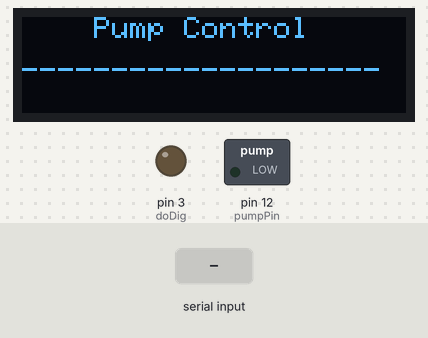
Bench run of a sketch on a simulated Arduino Uno, built with avr-gcc and run on an emulated ATmega328P. On the bench: 128×32 one-colour display, switched loads named in the sketch (green lamp = pin HIGH), output pins drawn as LEDs (lit = HIGH). The inputs (shaded band) are chosen by the test bench. What the sketch prints to the serial monitor is not drawn.

Above: at 2.1 s.
At 11.6 s:
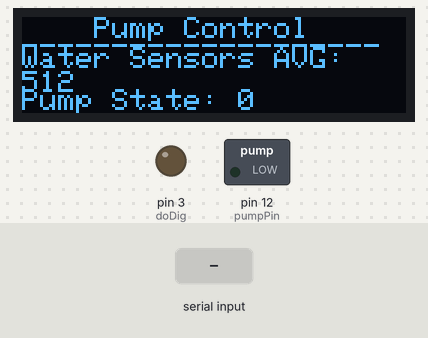
11.7 s: "D" received over the second serial link
At 12.5 s:
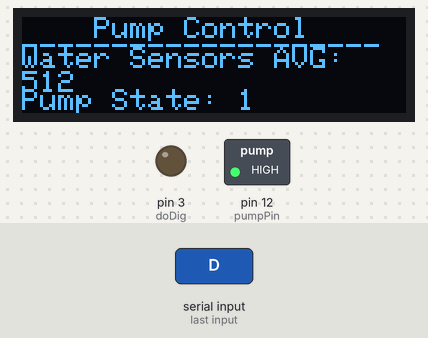
Timing chart, 0 to 20.2 s (numbered marks = the images above; inputs shaded):
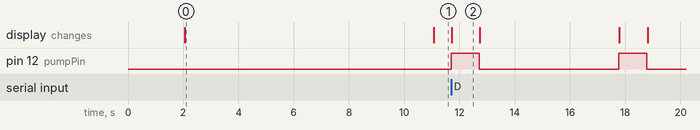

Measured:
- after the input at 11.7 s, pin 12 (pumpPin): alternates HIGH for 1.0 s and LOW for 5.0 s, starting at once; the display: changes at once (image 2)
- what the display in image 0 shows lasts 9.1 s, from 2.0 s to 11.1 s
- what the display in image 2 shows lasts 1.0 s, from 11.7 s to 12.7 s

The sketch:

control_box.ino
```cpp
#include <Adafruit_GFX.h>
#include <Adafruit_GrayOLED.h>
#include <Adafruit_SPITFT.h>
#include <Adafruit_SPITFT_Macros.h>
#include <Adafruit_SSD1306.h>
#include <SPI.h>
#include <SoftwareSerial.h>
#include <Wire.h>
#include <gfxfont.h>

#define SCREEN_WIDTH 128  // OLED display width, in pixels
#define SCREEN_HEIGHT 32  // OLED display height, in pixels

#define OLED_RESET -1  // Reset pin # (or -1 if sharing Arduino reset pin)
#define SCREEN_ADDRESS 0x3C  ///< See datasheet for Address; 0x3D for 128x64, 0x3C for 128x32
Adafruit_SSD1306 display(SCREEN_WIDTH, SCREEN_HEIGHT, &Wire, OLED_RESET);

int pumpPin = 12;
int val = 0;

int sensorPin1 = A0; //left
int sensorPin2 = A1; //center
int sensorPin3 = A2; //right

int doDig = 3; //digital 2
int vexReturn = 4; //digital 3

int stopFlag = 0; // If water error is detected set flag to stop code
int firstRun = 0; // Delay movement if first run

// Anything over ~450-500 can be considered 'dry'
// Anything under ~300 can be considered 'watered'
const int waterThreshold = 410;

SoftwareSerial moveSerial(9, 8);

void setupScreen() {
  if (!display.begin(SSD1306_SWITCHCAPVCC, SCREEN_ADDRESS)) {
    Serial.println(F("SSD1306 allocation failed"));
    for (;;);  // Don't proceed, loop forever
  }

  delay(2000);

  display.clearDisplay();

  display.setCursor(0, 0);
  display.setTextSize(1);
  display.setTextColor(WHITE);
  display.println("    Pump Control");
  display.setCursor(0, 14);
  display.println("--------------------");
  display.display();
  delay(2000);

  display.clearDisplay();
}

void setup() {
  // Start serial channels
  Serial.begin(9600);
  moveSerial.begin(9600);

  pinMode(doDig, OUTPUT);
  pinMode(vexReturn, INPUT_PULLUP);

  digitalWrite(doDig, false);


  // Setup the oled screen
  setupScreen();

  // Set pump pins
  pinMode(pumpPin, OUTPUT);

  Serial.println("Plant controller starting");
}

void updateDisplay(int sensor1, int sensor2, int sensor3) {
  display.clearDisplay();

  // Display title bar on the display
  display.setCursor(0, 0);
  display.println("    Pump Control");
  display.setCursor(0, 6);
  display.println("--------------------");

  // Display water sensor readings on the display
  display.setCursor(0, 10);
  display.println("Water Sensors AVG: ");
  display.setCursor(0, 18);
  display.println((sensor1 + sensor2 + sensor3)/3);
  // display.println(sensor1);
  // display.println(sensor2);
  // display.println(sensor3);

  // Display the pump state on the display
  display.setCursor(0, 24);
  display.print("Pump State: ");
  display.println(digitalRead(pumpPin));
  display.display();
}

void loop() {

  while(stopFlag){}

  // Check for any commands to start the planting process from the pc
  if (Serial.available() > 0) {
    char pcCommand = Serial.read();

    if (pcCommand == '1' || pcCommand == '2' || pcCommand == '3') {
      Serial.print("PC command received: ");
      Serial.println(pcCommand);
      moveSerial.write(pcCommand);

      while (moveSerial.available() == 0) {
      }
      char done = moveSerial.read();
      if (done == 'D') {
        Serial.println("Move controller finished moving.");

        Serial.println("Starting vex code");
        // ----------------------------
        // INSERT VEX CODE CONTROL HERE
        digitalWrite(doDig, true);
        //delay(5000);
        // while(digitalRead(vexReturn) != 1)
        // {
        //   delay(1000);
        // }
        delay(22000);
        digitalWrite(doDig, false);
        // ----------------------------

        Serial.println("Planting process complete.");
        moveSerial.write('H');
        while (moveSerial.available() == 0) {
        }
        char homeDone = moveSerial.read();
        if (homeDone == 'D') {
          Serial.println("Tool returned to home, waiting for commands...");
        }
      }

    } else {
      Serial.println("Invalid PC command. Use 1, 2, or 3.");
    }
  }

  if (firstRun == 0) {
    firstRun++;
    delay(7000);
  }

  // Check for any plants that need watering
  // Take the current reading from the water sensors
  int sensor1 = analogRead(sensorPin1);
  int sensor2 = analogRead(sensorPin2);
  int sensor3 = analogRead(sensorPin3);
  // Serial.print("Sensor reading1: " ); Serial.println(sensor1);
  // Serial.print("Sensor reading2: " ); Serial.println(sensor2);
  // Serial.print("Sensor reading3: " ); Serial.println(sensor3);
  // Serial.print(sensorPin3);

  updateDisplay(sensor1, sensor2, sensor3);

  // Check if any plants need watering
  if (sensor1 > waterThreshold || sensor2 > waterThreshold ||
      sensor3 > waterThreshold) {
    int currentSensorPin = 0;

    char command;
    if (sensor1 > waterThreshold) {
      command = '1';
      currentSensorPin = sensorPin1;
    } else if (sensor2 > waterThreshold) {
      command = '2';
      currentSensorPin = sensorPin2;
    } else {
      command = '3';
      currentSensorPin = sensorPin3;
    }

    Serial.print("Water sensor triggered sensor ");
    Serial.println(command);
    moveSerial.write(command);

    // Wait for the move controller to indicate movement has been completed
    while (moveSerial.available() == 0) {
    }
    char done = moveSerial.read();
    if (done == 'D') {
      // Start the watering process, turn the pump on for a brief period
      Serial.println("Move controller finished, activiating pump...");

      digitalWrite(pumpPin, HIGH);
      updateDisplay(sensor1, sensor2, sensor3);

      delay(1000);

      digitalWrite(pumpPin, LOW);
      updateDisplay(sensor1, sensor2, sensor3);

      // Allow time for the water to soak into the soil and reach the sensor
      Serial.println("Waiting for water to saturate soil...");
      delay(5000);

      // Re-check the water value of the sensor to see if enough water has been
      // dispensed
      int sensorValue = analogRead("A" + currentSensorPin);
      // Serial.println(currentSensorPin);

      // Continue watering until the threshold is crossed, allowing time for the
      // water to soak in each time
      int waterCounter = 0;
      while ((sensorValue > waterThreshold) && (waterCounter < 4)) {
        Serial.println(
            "Sensor still below threshold. Running pump again for 5 "
            "seconds...");

        Serial.print("Sensor reading: " ); Serial.println(sensorValue);

        digitalWrite(pumpPin, HIGH);
        updateDisplay(sensor1, sensor2, sensor3);

        delay(1000);

        digitalWrite(pumpPin, LOW);
        updateDisplay(sensor1, sensor2, sensor3);

        Serial.println("Waiting for water to saturate soil...");
        delay(5000);

        int sensorValue = analogRead(currentSensorPin);
        waterCounter++;
      }

      if (waterCounter >= 4) {
        Serial.println("Error please check the pump has water, stopping program...");
        stopFlag = 1;
      }

      // Return the tool to its home position once watering is fully complete
      Serial.println("Watering complete, returning tool to home...");
      moveSerial.write('H');
      while (moveSerial.available() == 0) {
      }
      char homeDone = moveSerial.read();
      if (homeDone == 'D') {
        Serial.println("Tool returned to home, waiting for commands...");
      }
    }
  }

  delay(1000);
}
```
